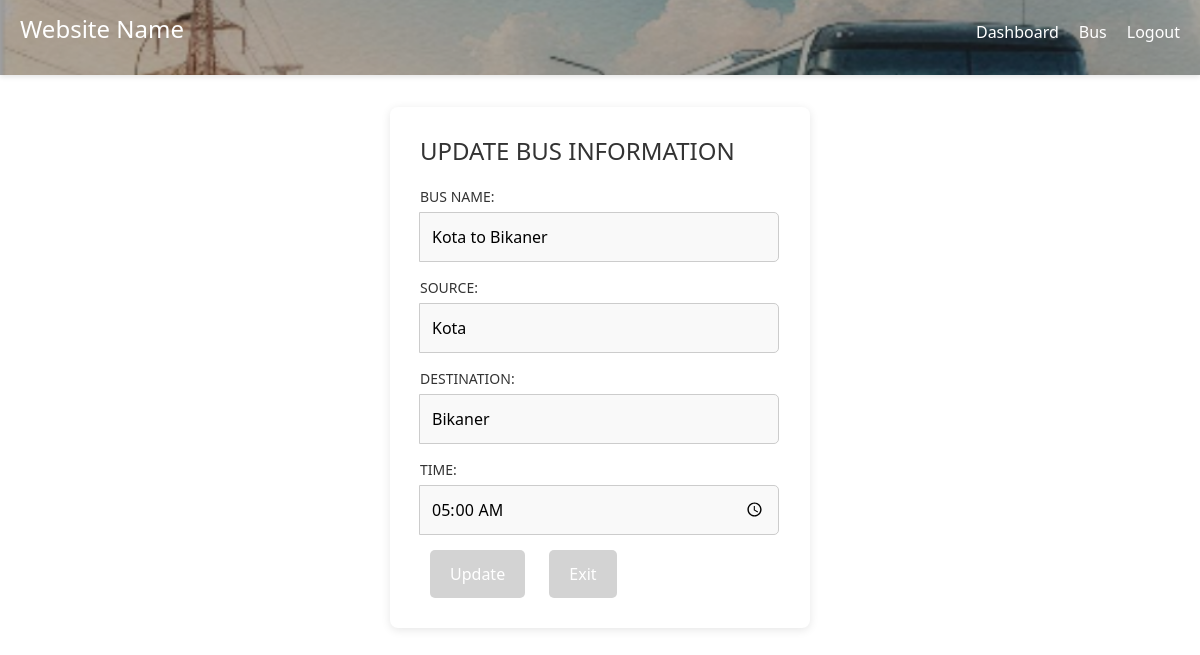
Page /editbus/28 (signed in) on the committed database.
### app.py (models this page shows, shortened)
class Busses(db.Model):
    id = db.Column(db.Integer, primary_key=True, autoincrement=True)
    bus_name = db.Column(db.String(10), nullable=False)
    source = db.Column(db.String(50), nullable=False)
    dest = db.Column(db.String(30), nullable=False)
    time = db.Column(db.String(30), nullable=False)

### app.py (the view, shortened to what this page needs)
@app.route("/editbus/<int:id>", methods=['GET', 'POST'])
def editbus(id):
    if session.get('user_id') is None:
        return redirect('/login')
    if session.get('type') == 0:
        return redirect('/dashboard')
    bus = Busses.query.filter_by(id=id).first()
    if bus is None:
        return "Bus not found", 404
    return render_template("editbus.html", bus=bus)

### templates/editbus.html
{% extends 'base.html' %}
{% block body %}
<div class="form_area">
    <div class="form-container">
        <h2>UPDATE BUS INFORMATION</h2>
        <form action="/editbus/{{ bus.id }}" method="POST">
            <div class="input-group">
                <label for="bus_name">BUS NAME:</label>
                <input type="text" id="bus_name" value="{{ bus.bus_name }}" name="bus_name" required>
            </div>
            <div class="input-group">
                <label for="source">SOURCE:</label>
                <input type="text" id="source" value="{{ bus.source }}" name="source" required>
            </div>
            <div class="input-group">
                <label for="dest">DESTINATION:</label>
                <input type="text" id="dest" value="{{ bus.dest }}" name="dest" required>
            </div>
            <div class="input-group">
                <label for="time">TIME:</label>
                <input type="time" id="time" value="{{ bus.time }}" name="time" required>
            </div>
            <button type="submit" class="submit-btn">
                Update
            </button>
            <button type="menu" class="submit-btn">Exit</button>
        </form>
    </div>
</div>
{% endblock %}

### templates/base.html (style rules this page uses)
.form_area { padding: 2rem; display: flex; justify-content: center; }
.form-container { background-color: #fff; padding: 30px; border-radius: 8px; box-shadow: 0 2px 10px rgba(0, 0, 0, 0.1); width: 35vw; }
.form-container h2 { font-size: 24px; color: #333; margin-bottom: 20px; }
.input-group { margin-bottom: 15px; text-align: left; }
.input-group label { font-size: 14px; color: #333; margin-bottom: 5px; display: block; }
.input-group input { width: 100%; padding: 10px; font-size: 14px; border: 1px solid #ccc; border-radius: 4px; background-color: #f9f9f9; transition: border 0.3s ease; }
.submit-btn { background-color: darkgrey; color: white; border: none; padding: 10px 20px; font-size: 16px; border-radius: 4px; cursor: pointer; transition: background-color 0.3s ease; }
.input-group { margin-bottom: 15px; }
.input-group input { width: 100%; padding: 12px; font-size: 16px; border: 1px solid #ccc; border-radius: 5px; box-sizing: border-box; }
.submit-btn { background-color: lightgray; padding: 12px 20px; font-size: 16px; border: none; border-radius: 5px; cursor: pointer; transition: background-color 0.3s ease; margin: 0 10px; }

### rows in the picture
Busses: bus_name "Kota to Bikaner", source "Kota", dest "Bikaner", time "05:00"
